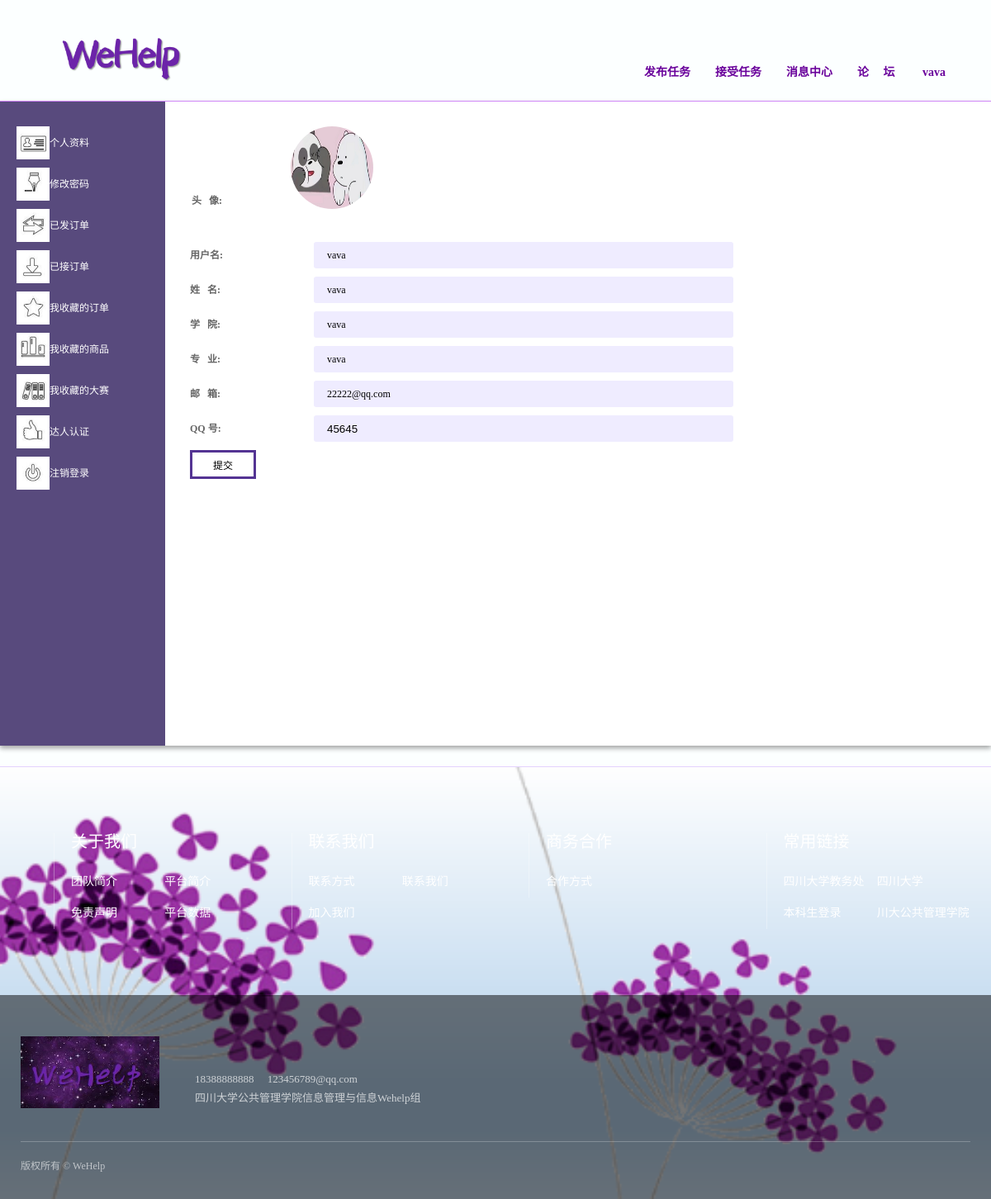
Page /index/ (signed in) on the committed database.
### Login/models.py (models this page shows, shortened)
class User(AbstractUser):
    gender_choice = (
        (u'M', u'Male'),
        (u'F', u'Female'),
    )
    login = (
        ('0', u'离线'),
        ('1', u'在线'),
    )
    username = models.CharField(max_length=64, verbose_name='用户名', unique=True)
    name = models.CharField(max_length=64, blank=True, verbose_name='姓名')
    gender = models.CharField(max_length=2, choices=gender_choice)
    college = models.CharField(max_length=64, blank=True, verbose_name='学院')
    major = models.CharField(max_length=64, blank=True, verbose_name='专业')
    birthday = models.DateField(blank=True, null=True, verbose_name='生日')
    email = models.EmailField(blank=True, verbose_name='邮箱')
    qq_num = models.CharField(max_length=64, blank=True, verbose_name='QQ号')
    avatar = models.ImageField(upload_to='avatar', verbose_name='头像')
    final_remark = models.FloatField(max_length=10, null=True, blank=True, verbose_name='总评分')
    task_take_num = models.IntegerField(default=0, blank=True, verbose_name='接单总次数')
    alike = models.IntegerField(default=0, blank=True, verbose_name='点赞总次数')
    attention = models.IntegerField(default=0, blank=True, verbose_name='关注总次数')
    is_login = models.CharField(max_length=128, choices=login, default='0', verbose_name='')
    master_type = models.ForeignKey(MasterType, on_delete=models.CASCADE, blank=True, null=True, verbose_name='达人类型')
    become_master_datetime = models.DateTimeField(auto_now_add=True, verbose_name='成为达人时间')
    master_take_delivery_times = models.IntegerField(default=0, blank=True, verbose_name='接快递总次数')
    master_take_buy_times = models.IntegerField(default=0, blank=True, verbose_name='接代购总次数')
    master_take_print_times = models.IntegerField(default=0, blank=True, verbose_name='接打印总次数')
    master_take_umbrella_times = models.IntegerField(default=0, blank=True, verbose_name='接共享伞总次数')
    master_take_others_times = models.IntegerField(default=0, blank=True, verbose_name='接其他单次数')
    class Meta:
        verbose_name = '用户资料'
        verbose_name_plural = verbose_name

### Login/views.py (the view, shortened to what this page needs)
# urls.py: path('index/', views.index),
@login_required(login_url='/login/')
def index(request):
    user = request.user
    return render(request, 'accounts/index.html', {'user': request.user})

### templates/accounts/index.html (shortened to what this page needs)
{% extends 'accounts/base.html' %}
{% load static %}
{% block css %}
    <link rel="stylesheet" href="{% static 'css/profile.css' %}">
{% endblock %}
{% block content %}
<div class="nav1">
  <div class="item home">
      <img src="{% static 'images/icon/icon01.jpg' %}" class="nav-img">
    <a href="/index/">个人资料</a>
  </div>
  <div class="item">
      <img src="{% static 'images/icon/icon02.png' %}" class="nav-img">
    <a href="/reset_pw/">修改密码</a>
  </div>
  <div class="item">
      <img src="{% static 'images/icon/icon03.jpg' %}" class="nav-img">
    <a href="/send/">已发订单</a>
  </div>
  <div class="item">
      <img src="{% static 'images/icon/icon04.png' %}" class="nav-img">
    <a href="/task/">已接订单</a>
  </div>
        <div class="item">
            <img src="{% static 'images/icon/icon05.jpg' %}" class="nav-img">
      <a href="/collection/">我收藏的订单</a>
  </div>
       <div class="item">
           <img src="{% static 'images/icon/icon06.jpg' %}" class="nav-img">
      <a href="/goodfavorite/">我收藏的商品</a>
  </div>
     <div class="item">
         <img src="{% static 'images/icon/icon07.jpg' %}" class="nav-img">
      <a href="/collection_c/">我收藏的大赛</a>
  </div>
  <div class="item">
      <img src="{% static 'images/icon/icon08.png' %}" class="nav-img">
    <a href="/tags/">达人认证</a>
  </div>
  <div class="item">
      <img src="{% static 'images/icon/icon09.png' %}" class="nav-img">
    <a href="/logout/">注销登录</a>
  </div>
</div>
<div class="content">
      {% if not user.avatar %}
          <form action="/new_avatar/" method="POST" enctype="multipart/form-data">
    <div class="row">
      <label>头像:</label>
      <input type="file" name="avatar">
      <button type="submit">上传</button>
    </div>
  {% else %}
  <div class="head">
  <label  class="head01" for="username">头&nbsp;&nbsp;&nbsp;像:</label>
    <img src="/media/{{ user.avatar }}" class="head02">
  </div>
  {% endif %}
    <form action="/index/" method="POST" enctype="multipart/form-data" id="userForm">
        <div class="row">
            <label for="username">用户名:</label>
            <input type="text" id='username' name="username" readonly="readonly" value="{{user.username}}"/>
        </div>
        <div class="row">
            <label for="name">姓&nbsp;&nbsp;&nbsp;名:</label>
            <input  type="text" id="name" name="name" value="{{user.name}}">
        </div>
        <div class="row" >
            <label for="college">学&nbsp;&nbsp;&nbsp;院:</label>
            <input type="text" id="college" name="college" value="{{user.college}}">
        </div>
        <div class="row">
            <label for="major">专&nbsp;&nbsp;&nbsp;业:</label>
            <input type="text" id="major" name="major" value="{{user.major}}">
        </div>
        <div class="row">
            <label for="email">邮&nbsp;&nbsp;&nbsp;箱:</label>
            <input type="text" id="email" name="email" value="{{user.email}}">
        </div>
        <div class="row">
            <label for="qq_num">QQ&nbsp;号:</label>
            <input type="number" id="qq_num" name="qq_num" value="{{user.qq_num}}">
        </div>
         <button class="btn btn-primary" type="button" onclick="submit()"  >提交</button>
    </form>
</div>
{% endblock %}

### templates/accounts/base.html (shortened to what this page needs)
{% load static %}
<!DOCTYPE html>
<html lang="zh-CN">
  <head>
    <link href="{% static 'css/index02.css' %}" rel="stylesheet">
    <link href="{% static 'css/base01.css' %}" rel="stylesheet">
{% block css %}{% endblock %}
</head>
<body>
<div class="header" id="header" style="border-bottom:1px #d086f7 solid; ">
    <div class="navwrapper">
        <div class="logowrapper">
            <a href="/" class="logo" ><img src="{% static 'images/logo03.png' %}" alt=""></a>
        </div>
        <div class="nav">
            <div class="mainnav clearfix">
                <ul id="nav">
                    <li><a href="{% url 'Send:send_category' %}" class="">发布任务</a></li>
                    <li><a href="{% url 'Take:task_take_division_all' %}">接受任务</a></li>
                    <li><a href="/Communication/system_message/">消息中心</a></li>
                    <li><a href="/luntan/">论&nbsp;&nbsp;&nbsp;&nbsp;&nbsp;坛</a></li>
                    {% if user.is_login %}
                    <li><a href="#" class="">&nbsp;{{ user.username }}</a>
                    </li>
                    {% endif %}
                </ul>
            </div>
        </div>
    </div>
</div>
 <main>
    <div class="main-inner">
    {% block content %}
    {% endblock %}
       </div>
  </main>
<div class="footer" style="border-top:1px #e3d2fd solid;">
 <div class="mainWrap">
  <div class="ulink clearfix">
   <div class="tlink">
    <div class="txtwrapper clearfix">
     <h2>常用链接</h2>
     <ul>
      <li><a href="http://jwc.scu.edu.cn/" target="_blank">四川大学教务处</a></li>
      <li><a href="http://www.scu.edu.cn/" target="_blank">四川大学</a></li>
      <li><a href="http://zhjw.scu.edu.cn/login" target="_blank">本科生登录</a></li>
         <li><a href="http://ggglxy.scu.edu.cn/" target="_blank">川大公共管理学院</a></li>
     </ul>
    </div>
   </div>
      <div class="tlink">
          <div class="txtwrapper clearfix">
              <h2>商务合作</h2>
              <ul>
                  <li><a href="/cooperation/">合作方式</a></li>
              </ul>
          </div>
      </div>
      <div class="tlink">
          <div class="txtwrapper clearfix">
              <h2>联系我们</h2>
              <ul>
                  <li><a href="/contact_way/">联系方式</a></li>
                  <li><a href="/contact_us/">联系我们</a></li>
                  <li><a href="/joinus/">加入我们</a></li>
              </ul>
          </div>
      </div>
     <div class="tlink">
          <div class="txtwrapper clearfix">
              <h2>关于我们</h2><ul>
      <li><a href="/about_us/" target="_blank">团队简介</a></li>
      <li><a href="/about_platform/">平台简介</a></li>
      <li><a href="/disclamier/" target="_blank">免责声明</a></li>
              <li><a href="/bar/" target="_blank">平台数据</a></li>
     </ul>
        </div>
    </div>
  </div>
  </div>
  <div class="copy">
   <div class="mainWrap">
    <div class="contact">
     <img src="{% static 'images/logo04.png' %}" alt="">
     <div class="txtwrapper">
       18388888888　<span> 123456789@qq.com</span><br>
  四川大学公共管理学院信息管理与信息Wehelp组
     </div>
    </div>
    <div class="copyrights">
     版权所有 © WeHelp<span></span>
    </div>
   </div>
  </div>
</div></body>
</html>

### static/css/index02.css (style rules this page uses)
.header { position: relative; height: 122px; }
.header .navwrapper { position: absolute; width: 100%; z-index: 10; }
.header .navwrapper .nav { float: right; padding-right: 35px; padding-top: 30px; padding-bottom: 30px; }
@media screen and (max-width: 1400px) { .header .navwrapper .nav { padding-right: 10px; } }
.header .navwrapper .nav .mainnav { padding: 39px 0 16px 0; }
@media screen and (max-width: 1400px) { .header .navwrapper .nav .mainnav { padding-top: 35px; } }
.header .navwrapper .nav .mainnav li { float: left; font-size: 18px; position: relative; line-height: 46px; }
@media screen and (max-width: 1400px) { .header .navwrapper .nav .mainnav li { font-size: 16px; } }
@media screen and (max-width: 1280px) { .header .navwrapper .nav .mainnav li { font-size: 14px; } }
.header .navwrapper .nav .mainnav li a { color: #69019b; display: block; padding: 0 25px; font-weight: bolder; }
@media screen and (max-width: 1400px) { .header .navwrapper .nav .mainnav li a { padding: 0 20px; } }
@media screen and (max-width: 1280px) { .header .navwrapper .nav .mainnav li a { padding: 0 15px; } }
.header .navwrapper .logowrapper { position: absolute; width: 180px; left: 60px; top: 40px; }
.header .navwrapper .logowrapper .logo { display: block; }
.header .navwrapper .logowrapper img { width: 100%; }
.footer { position: relative; background: url(../images/pgy03.png) no-repeat bottom center; background-size: cover; }
.footer .ulink { padding-top: 100px; padding-bottom: 150px; }
@media screen and (max-width: 1920px) { .footer .ulink { padding-top: 100px; padding-bottom: 100px; } }
@media screen and (max-width: 1280px) { .footer .ulink { padding-top: 80px; padding-bottom: 80px; } }
.footer .ulink .tlink { float: right; width: 25%; color: #fff; }
.footer .ulink .tlink .txtwrapper { margin-left: 60px; padding-left: 40px; border-left: 1px solid rgba(255, 255, 255, 0.3); }
@media screen and (max-width: 1280px) { .footer .ulink .tlink .txtwrapper { margin-left: 40px; padding-left: 20px; } }
.footer .ulink .tlink .txtwrapper h2 { font-size: 20px; line-height: 1em; padding-bottom: 20px; }
.footer .ulink .tlink .txtwrapper a { color: #fff; font-size: 14px; line-height: 38px; }
.footer .ulink .tlink .txtwrapper li { float: left; width: 50%; }
.footer .copy { background: rgba(0, 0, 0, 0.5); padding: 50px 0 30px 0; }
.footer .copy .contact { padding-bottom: 40px; }
.footer .copy .contact img { width: 168px; }
.footer .copy .contact .txtwrapper { display: inline-block; color: #fff; opacity: 0.7; font-size: 13px; line-height: 1.75em; padding-left: 40px; }
.footer .copy .copyrights { color: #fff; opacity: 0.6; border-top: 1px solid rgba(255, 255, 255, 0.4); padding-top: 20px; }
.footer .copy .copyrights span { opacity: 0.5; padding: 0 20px; }

### static/css/base01.css (style rules this page uses)
html, body, div, span, object, iframe, h1, h2, h3, h4, h5, h6, p, blockquote, pre, a, abbr, acronym, address, figure, figcaption, code, del, dfn, em, button, q, dl, dt, dd, ol, ul, li, fieldset, form, legend, table, tf, tr, th { border: 0px; padding: 0px; font-size: 100%; margin: 0px; font-family: inherit; -webkit-font-smoothing: subpixel-antialiased; -webkit-text-size-adjust: 100%; font-weight: normal; word-break: break-word; }
body { background: #fcffff; color: #222; line-height: 1.6em; font-size: 12px; font-family: "å¾®è½¯é é»", "Microsoft YaHei", "PingFang SC", "Hiragino Sans GB", PingHei, STHeiti; margin: 0px auto; max-width: 2560px; overflow-x: hidden; }
input[type="text"], input[type="password"], textarea, select { font-family: "å¾®è½¯é é»", "Microsoft YaHei", "PingFang SC", "Hiragino Sans GB", PingHei, STHeiti; background-color: #FFFFFF; font-size: 12px; outline: none; padding: 0; -webkit-appearance: none; border-radius: 0; }
img { border: 0px; vertical-align: bottom; -ms-interpolation-mode: bicubic; }
a { text-decoration: none; color: #000; }
ul, li { list-style-type: none; }
.clearfix:after { display: block; content: ''; clear: both; height: 0px; visibility: hidden; }
.clearfix { *display: table; *zoom: 1; }
.mainWrap { width: 1400px; margin: auto; }
@media screen and (max-width: 1400px) { .mainWrap { width: auto; margin: 0 25px; } }

### rows in the picture
User: username "vava", avatar (picture), name "vava", college "vava", major "vava", email "22222@qq.com", qq_num "45645"
